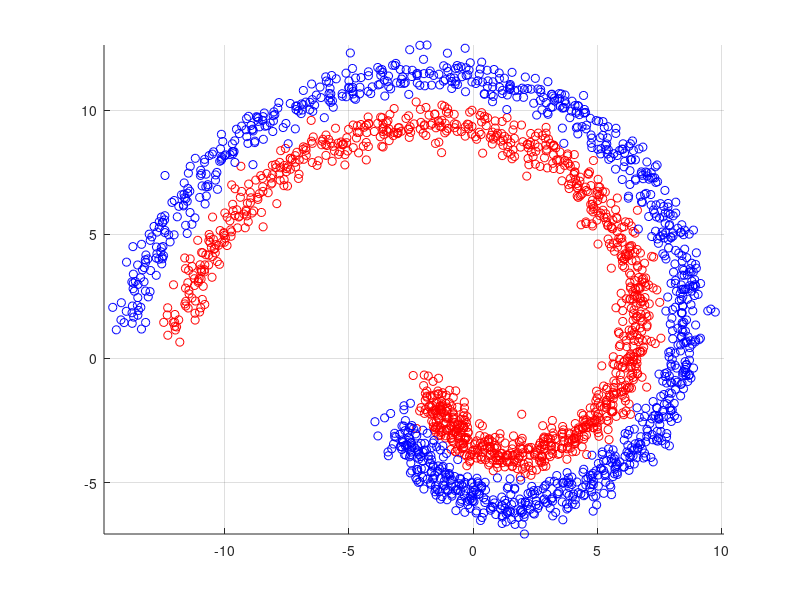
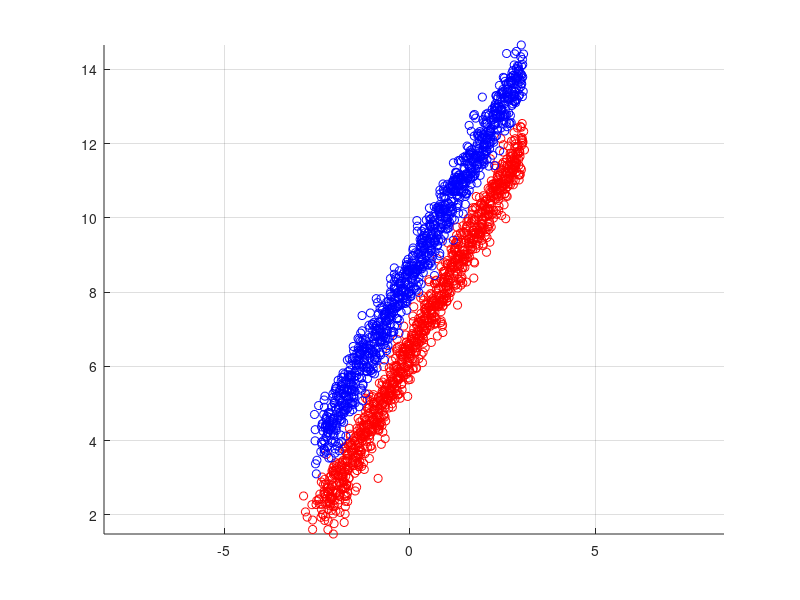

Here is the MATLAB script that generated these plots, in order: (Note: this script raises an error after producing the figures.)
%A-Vzer
function [] = Matlab_SVM_Classification()
        
    %% generate a random dataset
    [samples_c1 samples_c2] = generateDataset();
    N_SAMPLES = size(samples_c1,2);
         
    %% show samples
    figure(1)
    clf
    hold on
    plot(samples_c1(1,:),samples_c1(2,:),'ro')
    plot(samples_c2(1,:),samples_c2(2,:),'bo')   
    grid on
    axis equal
    drawnow


    %% change the sample parameterization
    new_samples_c1 = zeros(2,N_SAMPLES);
    new_samples_c2 = zeros(2,N_SAMPLES);
    %% radius 
    for i = 1:N_SAMPLES
        new_samples_c1(2,i) = (sqrt(samples_c1(1,i).^2 + samples_c1(2,i).^2));
        new_samples_c2(2,i) = (sqrt(samples_c2(1,i).^2 + samples_c2(2,i).^2));

    %% angle
        new_samples_c1(1,i) = (atan2(samples_c1(2,i),samples_c1(1,i)));
        new_samples_c2(1,i) = (atan2(samples_c2(2,i),samples_c2(1,i)));
    end
    disp('done')    
    %% show samples in new parametrization
    figure(2)
    clf
    hold on
    plot(new_samples_c1(1,:),new_samples_c1(2,:),'ro')
    plot(new_samples_c2(1,:),new_samples_c2(2,:),'bo')   
    grid on
    axis equal
    drawnow 

    
    
    %% fit the linear SVM (hint: use fitcsvm)
    X = horzcat(new_samples_c1,new_samples_c2);
    y = zeros(1,N_SAMPLES*2);
    for i = 1:N_SAMPLES
        y(1,i) = 1;
    end
    for k = N_SAMPLES+1:N_SAMPLES*2
        y(1,k) = -1;
    end
    
    SVMModel = fitcsvm(X',y);
        
    
    

    
    %% get beta and bias from the linear SVM model (hint: SVMModel.Beta and SVMModel.Bias)
    beta = SVMModel.Beta;
    bias = SVMModel.Bias;
    disp(size(beta))

    
    
    
    %% generate test samples
    [X Y]     = meshgrid(-15:0.25:10,-8:0.25:12);
    X         = X(:)';
    Y         = Y(:)';
    samples   = [X;Y];
    N_SAMPLES = size(samples,2);
    
    %% test samples to alternative parametrization
    new_samples = zeros(2,N_SAMPLES);
    

    for i = 1:N_SAMPLES
    %% radius 
        new_samples(2,i) = (sqrt(samples(1,i).^2 + samples(2,i).^2));

    %% angle
        new_samples(1,i) = (atan2(samples(2,i),samples(1,i)));
    end

    
    
    
    %% clasify test samples
    class = zeros(1,N_SAMPLES);    
    %% use class = sample'.beta + bias
    for i = 1:N_SAMPLES
        class(1,i) = dot(new_samples(:,i),beta) + bias;
    end
    
    
    %% show classified samples
    figure(3)
    clf
    hold on
    idx = find( class >= 0 );
    plot(samples(1,idx),samples(2,idx),'ro');
    idx = find( class < 0 );
    plot(samples(1,idx),samples(2,idx),'bo'); 
    grid on
    axis equal
    drawnow 
    
end



%% generate two class swirl dataset
function [samples_c1 samples_c2] = generateDataset()

    angles = -pi+0.75:0.01:pi-0.1;
    radius = 10/size(angles,2):10/size(angles,2):10;
    std    = 1/2.5;
    
    c1         = [cos(angles).*(radius+2); sin(angles).*(radius+2)];
    samples_c1 = [c1 + randn(2,size(c1,2))*std c1 + randn(2,size(c1,2))*std];
    
    c2         = [cos(angles).*(radius+4); sin(angles).*(radius+4)];
    samples_c2 = [c2 + randn(2,size(c2,2))*std c2 + randn(2,size(c2,2))*std];   
end



